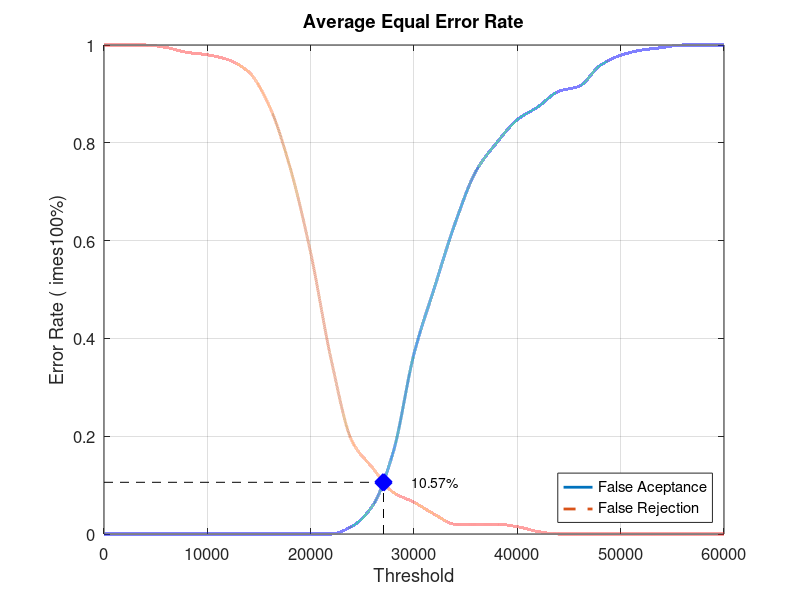
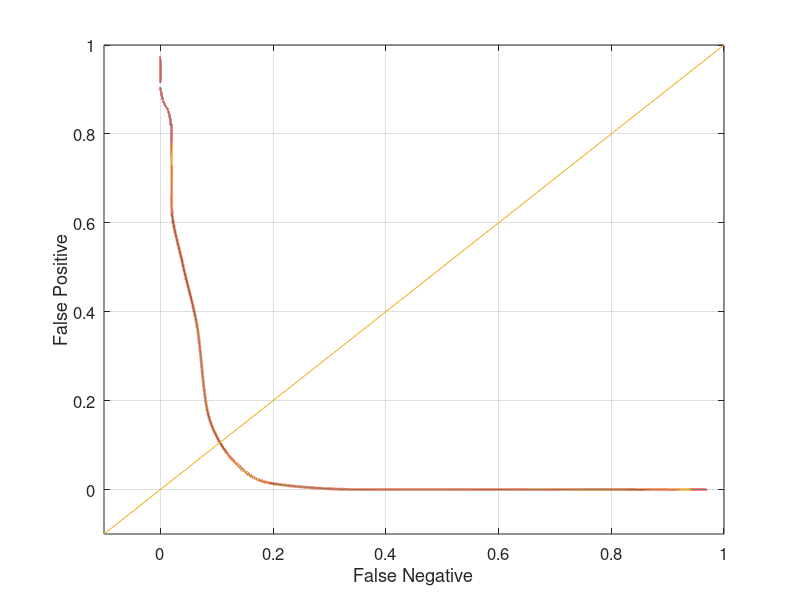

MATLAB code for these plots, in order:
close all;
clear;
clc;
x = 0:2000:60000;
xq = 0:0.5:60000;

y0 = [0 0 0 0 0 0 0 0 0 0 0 0 0.0157895 0.0578947 0.168421 0.368421 0.505263 0.636842 0.742105 0.8 0.847368 0.873684 0.905263 0.915789 0.957895 0.978947 0.989474 0.994737 1 1 1]
yy0 = interp1(x, y0, xq, 'pchip');
y1 = [1 1 1 0.995 0.985 0.98 0.97 0.945 0.875 0.75 0.575 0.355 0.19 0.135 0.085 0.065 0.04 0.02 0.02 0.02 0.015 0.005 0 0 0 0 0 0 0 0 0]
yy1 = interp1(x, y1, xq, 'pchip');

% Calculating EER: 
y2 = abs(y0 - y1);
find(y2 == min(y2))
yy2 = abs(yy0 - yy1);
xEER = find(yy2 == min(yy2));
xEERIndex = xq(xEER) % X-axis EER
yEER = yy0(xEER) % Y-axis EER

main = figure
plot(xq, yy0,'-','LineWidth', 2);	hold on
plot(xq, yy1,'--','LineWidth', 2);	hold on
plot([xEERIndex xEERIndex], [0 yEER], 'k--');	hold on
plot([0 xEERIndex], [yEER yEER], 'k--');	hold on
plot(xEERIndex, yEER, 'bx', 'LineWidth', 10);	hold on
text(xEERIndex + 10 * xEERIndex / 100, yEER, [num2str(round((10000 * yEER)) / 100) '%'])
legend('False Aceptance', 'False Rejection', 'Location', 'SouthEast')
xlabel('Threshold')
ylabel('Error Rate (	imes100%)')
title('Average Equal Error Rate')
set(gca, 'FontSize', 12)
axis([0 60000 0 1])
grid on

print(main, 'Database3_4Main', '-dpng');
FNRxFPR = figure('Color', [1 1 1]);
plot(yy1, yy0, '-', yy1, yy0, 'LineWidth', 2);
hold on
y = -0.1:0.1:1
plot(y, y); 
set(gca, 'FontSize', 12)
xlabel('False Negative')
ylabel('False Positive')
axis([-0.1 1 -0.1 1])
set(gca, 'FontSize', 12)
grid on

print(FNRxFPR, 'Database3_4FNRxFPR','-dpng');
